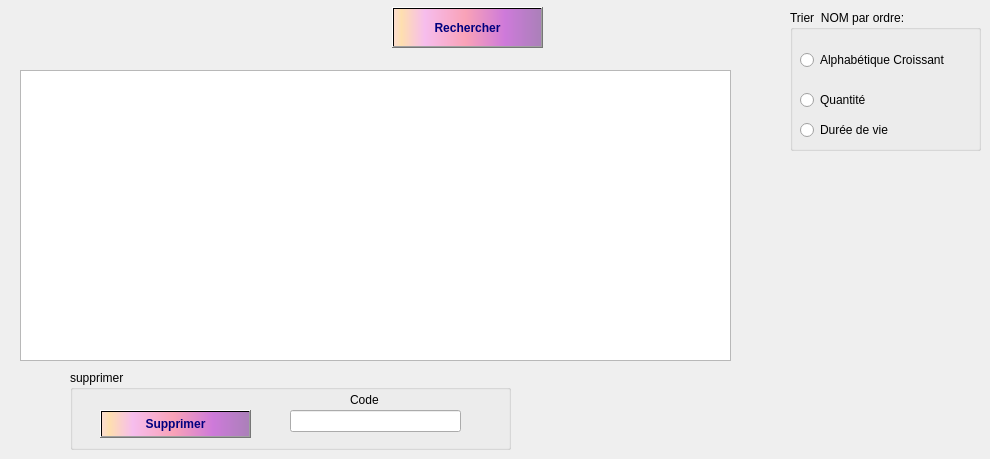
          <widget class="QWidget" name="tab_22">
           <attribute name="title">
            <string>Afficher equipement</string>
           </attribute>
           <widget class="QTableView" name="tab_for_2">
            <property name="geometry">
             <rect>
              <x>20</x>
              <y>70</y>
              <width>711</width>
              <height>291</height>
             </rect>
            </property>
           </widget>
           <widget class="QPushButton" name="rechercher_button_4">
            <property name="geometry">
             <rect>
              <x>392</x>
              <y>7</y>
              <width>151</width>
              <height>41</height>
             </rect>
            </property>
            <property name="font">
             <font>
              <pointsize>9</pointsize>
              <bold>true</bold>
             </font>
            </property>
            <property name="styleSheet">
             <string notr="true">background-color: qlineargradient(spread:pad, x1:1, y1:0, x2:1, y2:0, stop:0.919598 rgba(255, 0, 111, 255), stop:0.98 rgba(0, 0, 0, 255), stop:1 rgba(235, 148, 61, 255));
color: rgb(0, 0, 127);
background-color: qlineargradient(spread:pad, x1:0, y1:0, x2:1, y2:0, stop:0.0100503 rgba(252, 222, 204, 255), stop:0.0502513 rgba(254, 223, 175, 255), stop:0.211055 rgba(246, 189, 237, 255), stop:0.487437 rgba(249, 162, 183, 255), stop:0.753769 rgba(206, 122, 218, 255), stop:1 rgba(170, 128, 185, 255));</string>
            </property>
            <property name="text">
             <string>Rechercher</string>
            </property>
            <property name="icon">
             <iconset resource="ressouces.qrc">
              <normaloff>:/images/search.png</normaloff>:/images/search.png</iconset>
            </property>
            <property name="iconSize">
             <size>
              <width>50</width>
              <height>30</height>
             </size>
            </property>
           </widget>
           <widget class="QGroupBox" name="groupBox_7">
            <property name="geometry">
             <rect>
              <x>790</x>
              <y>10</y>
              <width>191</width>
              <height>141</height>
             </rect>
            </property>
            <property name="title">
             <string>Trier  NOM par ordre:</string>
            </property>
            <widget class="QRadioButton" name="radioButton_croissant_2">
             <property name="geometry">
              <rect>
               <x>10</x>
               <y>40</y>
               <width>161</width>
               <height>20</height>
              </rect>
             </property>
             <property name="styleSheet">
              <string notr="true">color: rgb(0, 0, 0);</string>
             </property>
             <property name="text">
              <string>Alphabétique Croissant</string>
             </property>
            </widget>
            <widget class="QRadioButton" name="radioButton_dcroissant_2">
             <property name="geometry">
              <rect>
               <x>10</x>
               <y>80</y>
               <width>171</width>
               <height>20</height>
              </rect>
             </property>
             <property name="styleSheet">
              <string notr="true">color: rgb(0, 0, 0);</string>
             </property>
             <property name="text">
              <string>Quantité</string>
             </property>
            </widget>
            <widget class="QRadioButton" name="radioButton_dcroissant_3">
             <property name="geometry">
              <rect>
               <x>10</x>
               <y>110</y>
               <width>171</width>
               <height>20</height>
              </rect>
             </property>
             <property name="styleSheet">
              <string notr="true">color: rgb(0, 0, 0);</string>
             </property>
             <property name="text">
              <string>Durée de vie</string>
             </property>
            </widget>
           </widget>
           <widget class="QGroupBox" name="groupBox_8">
            <property name="geometry">
             <rect>
              <x>70</x>
              <y>370</y>
              <width>441</width>
              <height>80</height>
             </rect>
            </property>
            <property name="title">
             <string>supprimer</string>
            </property>
            <widget class="QPushButton" name="supp_3">
             <property name="geometry">
              <rect>
               <x>30</x>
               <y>40</y>
               <width>151</width>
               <height>28</height>
              </rect>
             </property>
             <property name="font">
              <font>
               <pointsize>9</pointsize>
               <bold>true</bold>
              </font>
             </property>
             <property name="styleSheet">
              <string notr="true">background-color: qlineargradient(spread:pad, x1:1, y1:0, x2:1, y2:0, stop:0.919598 rgba(255, 0, 111, 255), stop:0.98 rgba(0, 0, 0, 255), stop:1 rgba(235, 148, 61, 255));
color: rgb(0, 0, 127);
background-color: qlineargradient(spread:pad, x1:0, y1:0, x2:1, y2:0, stop:0.0100503 rgba(252, 222, 204, 255), stop:0.0502513 rgba(254, 223, 175, 255), stop:0.211055 rgba(246, 189, 237, 255), stop:0.487437 rgba(249, 162, 183, 255), stop:0.753769 rgba(206, 122, 218, 255), stop:1 rgba(170, 128, 185, 255));</string>
             </property>
             <property name="text">
              <string>Supprimer</string>
             </property>
             <property name="icon">
              <iconset>
               <normaloff>:/supprimer.png</normaloff>:/supprimer.png</iconset>
             </property>
             <property name="iconSize">
              <size>
               <width>20</width>
               <height>20</height>
              </size>
             </property>
            </widget>
            <widget class="QLabel" name="label_64">
             <property name="geometry">
              <rect>
               <x>280</x>
               <y>20</y>
               <width>111</width>
               <height>20</height>
              </rect>
             </property>
             <property name="text">
              <string>Code</string>
             </property>
            </widget>
            <widget class="QLineEdit" name="code_supp_2">
             <property name="geometry">
              <rect>
               <x>220</x>
               <y>40</y>
               <width>171</width>
               <height>22</height>
              </rect>
             </property>
            </widget>
           </widget>
          </widget>
